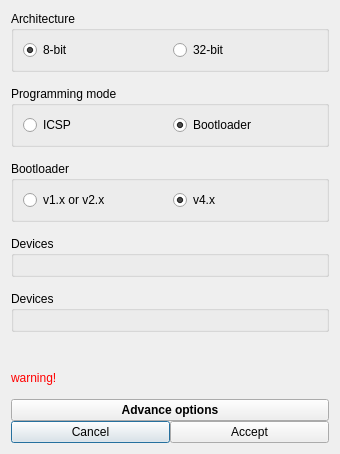
<?xml version="1.0" encoding="UTF-8"?>
<ui version="4.0">
 <class>BoardConfig</class>
 <widget class="QDialog" name="BoardConfig">
  <property name="geometry">
   <rect>
    <x>0</x>
    <y>0</y>
    <width>330</width>
    <height>454</height>
   </rect>
  </property>
  <property name="windowTitle">
   <string>Board Configuration</string>
  </property>
  <layout class="QGridLayout" name="gridLayout_5">
   <property name="verticalSpacing">
    <number>14</number>
   </property>
   <item row="0" column="0">
    <widget class="QGroupBox" name="groupBox_arch">
     <property name="autoFillBackground">
      <bool>false</bool>
     </property>
     <property name="title">
      <string>Architecture</string>
     </property>
     <layout class="QGridLayout" name="gridLayout">
      <item row="0" column="0">
       <widget class="QRadioButton" name="radioButton_arch_8">
        <property name="text">
         <string>8-bit</string>
        </property>
        <property name="checked">
         <bool>true</bool>
        </property>
       </widget>
      </item>
      <item row="0" column="1">
       <widget class="QRadioButton" name="radioButton_arch_32">
        <property name="text">
         <string>32-bit</string>
        </property>
       </widget>
      </item>
     </layout>
    </widget>
   </item>
   <item row="1" column="0">
    <widget class="QGroupBox" name="groupBox_mode">
     <property name="title">
      <string>Programming mode</string>
     </property>
     <layout class="QGridLayout" name="gridLayout_2">
      <item row="0" column="0">
       <widget class="QRadioButton" name="radioButton_mode_icsp">
        <property name="text">
         <string notr="true">ICSP</string>
        </property>
       </widget>
      </item>
      <item row="0" column="1">
       <widget class="QRadioButton" name="radioButton_mode_bootloader">
        <property name="text">
         <string>Bootloader</string>
        </property>
        <property name="checked">
         <bool>true</bool>
        </property>
       </widget>
      </item>
     </layout>
    </widget>
   </item>
   <item row="6" column="0">
    <spacer name="verticalSpacer">
     <property name="orientation">
      <enum>Qt::Vertical</enum>
     </property>
     <property name="sizeHint" stdset="0">
      <size>
       <width>318</width>
       <height>11</height>
      </size>
     </property>
    </spacer>
   </item>
   <item row="3" column="0">
    <widget class="QGroupBox" name="groupBox_devices_8">
     <property name="title">
      <string>Devices</string>
     </property>
     <layout class="QGridLayout" name="gridLayout_4">
      <item row="0" column="0">
       <layout class="QGridLayout" name="gridLayout_device_8"/>
      </item>
     </layout>
    </widget>
   </item>
   <item row="2" column="0">
    <widget class="QGroupBox" name="groupBox_bootloader">
     <property name="title">
      <string>Bootloader</string>
     </property>
     <layout class="QGridLayout" name="gridLayout_3">
      <item row="0" column="0">
       <widget class="QRadioButton" name="radioButton_bootloader_v1_v2">
        <property name="text">
         <string notr="true">v1.x or v2.x</string>
        </property>
       </widget>
      </item>
      <item row="0" column="1">
       <widget class="QRadioButton" name="radioButton_bootloader_v4">
        <property name="text">
         <string notr="true">v4.x</string>
        </property>
        <property name="checked">
         <bool>true</bool>
        </property>
       </widget>
      </item>
     </layout>
    </widget>
   </item>
   <item row="8" column="0">
    <layout class="QGridLayout" name="gridLayout_6">
     <item row="1" column="0">
      <widget class="QPushButton" name="pushButton_cancel">
       <property name="text">
        <string>Cancel</string>
       </property>
      </widget>
     </item>
     <item row="1" column="1">
      <widget class="QPushButton" name="pushButton_ok">
       <property name="text">
        <string>Accept</string>
       </property>
      </widget>
     </item>
     <item row="0" column="0" colspan="2">
      <widget class="QPushButton" name="pushButton_advance">
       <property name="font">
        <font>
         <weight>75</weight>
         <bold>true</bold>
        </font>
       </property>
       <property name="text">
        <string>Advance options</string>
       </property>
      </widget>
     </item>
    </layout>
   </item>
   <item row="7" column="0">
    <widget class="QLabel" name="label_warning">
     <property name="styleSheet">
      <string notr="true">color: rgb(255, 0, 0);</string>
     </property>
     <property name="text">
      <string>warning!</string>
     </property>
    </widget>
   </item>
   <item row="5" column="0">
    <widget class="QGroupBox" name="groupBox_devices_32">
     <property name="title">
      <string>Devices</string>
     </property>
     <layout class="QGridLayout" name="gridLayout_7">
      <item row="0" column="0">
       <layout class="QGridLayout" name="gridLayout_device_32"/>
      </item>
     </layout>
    </widget>
   </item>
  </layout>
 </widget>
 <resources/>
 <connections>
  <connection>
   <sender>radioButton_arch_32</sender>
   <signal>toggled(bool)</signal>
   <receiver>groupBox_devices_32</receiver>
   <slot>setVisible(bool)</slot>
   <hints>
    <hint type="sourcelabel">
     <x>326</x>
     <y>44</y>
    </hint>
    <hint type="destinationlabel">
     <x>326</x>
     <y>282</y>
    </hint>
   </hints>
  </connection>
  <connection>
   <sender>radioButton_arch_8</sender>
   <signal>toggled(bool)</signal>
   <receiver>groupBox_devices_8</receiver>
   <slot>setVisible(bool)</slot>
   <hints>
    <hint type="sourcelabel">
     <x>41</x>
     <y>40</y>
    </hint>
    <hint type="destinationlabel">
     <x>62</x>
     <y>239</y>
    </hint>
   </hints>
  </connection>
  <connection>
   <sender>groupBox_arch</sender>
   <signal>toggled(bool)</signal>
   <receiver>groupBox_bootloader</receiver>
   <slot>setVisible(bool)</slot>
   <hints>
    <hint type="sourcelabel">
     <x>62</x>
     <y>45</y>
    </hint>
    <hint type="destinationlabel">
     <x>102</x>
     <y>196</y>
    </hint>
   </hints>
  </connection>
  <connection>
   <sender>radioButton_mode_bootloader</sender>
   <signal>toggled(bool)</signal>
   <receiver>groupBox_bootloader</receiver>
   <slot>setVisible(bool)</slot>
   <hints>
    <hint type="sourcelabel">
     <x>326</x>
     <y>139</y>
    </hint>
    <hint type="destinationlabel">
     <x>285</x>
     <y>159</y>
    </hint>
   </hints>
  </connection>
  <connection>
   <sender>radioButton_mode_icsp</sender>
   <signal>toggled(bool)</signal>
   <receiver>groupBox_bootloader</receiver>
   <slot>setHidden(bool)</slot>
   <hints>
    <hint type="sourcelabel">
     <x>94</x>
     <y>139</y>
    </hint>
    <hint type="destinationlabel">
     <x>66</x>
     <y>159</y>
    </hint>
   </hints>
  </connection>
  <connection>
   <sender>radioButton_arch_32</sender>
   <signal>toggled(bool)</signal>
   <receiver>groupBox_bootloader</receiver>
   <slot>setHidden(bool)</slot>
   <hints>
    <hint type="sourcelabel">
     <x>282</x>
     <y>39</y>
    </hint>
    <hint type="destinationlabel">
     <x>238</x>
     <y>159</y>
    </hint>
   </hints>
  </connection>
  <connection>
   <sender>radioButton_arch_32</sender>
   <signal>toggled(bool)</signal>
   <receiver>pushButton_advance</receiver>
   <slot>setVisible(bool)</slot>
   <hints>
    <hint type="sourcelabel">
     <x>185</x>
     <y>37</y>
    </hint>
    <hint type="destinationlabel">
     <x>178</x>
     <y>370</y>
    </hint>
   </hints>
  </connection>
  <connection>
   <sender>radioButton_arch_8</sender>
   <signal>toggled(bool)</signal>
   <receiver>pushButton_advance</receiver>
   <slot>setHidden(bool)</slot>
   <hints>
    <hint type="sourcelabel">
     <x>129</x>
     <y>40</y>
    </hint>
    <hint type="destinationlabel">
     <x>127</x>
     <y>362</y>
    </hint>
   </hints>
  </connection>
 </connections>
</ui>
